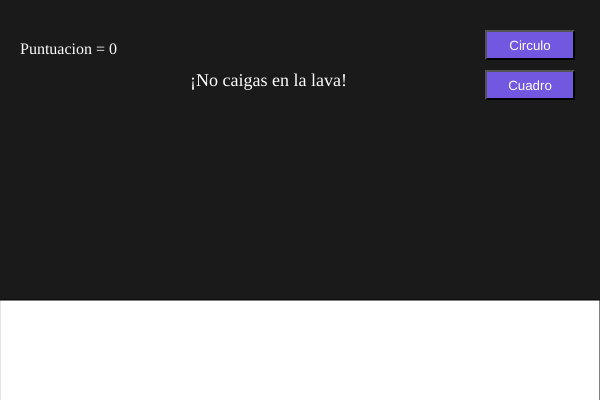
Frame 1 (no input)
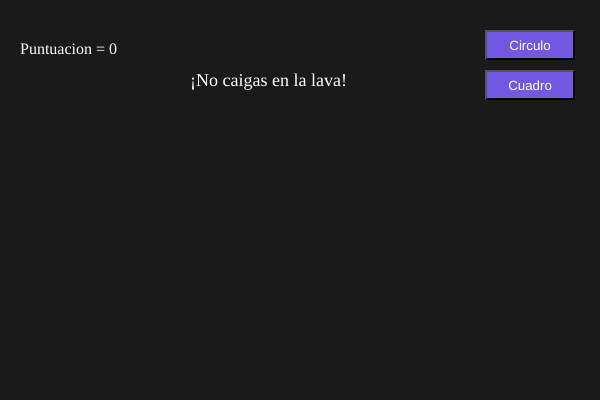
Frame 60 (no input)
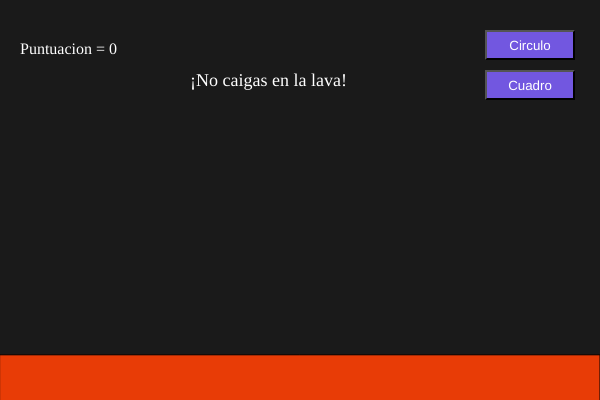
Frame 120 (the mouse pressed at the canvas centre since frame 60)

The p5.js sketch that drew these frames (run headless with seeded random() and noise() and a simulated clock; from frame 60 on, the mouse is pressed at the canvas centre):

// p5.js sketch
// ── sketch.js
// Variables
var charter = []; 
var diferencial = 10;
var dibujando = 'circulo';
var btnCirculo = null;
var btnRectangulo = null;
let puntuacion;
var lava;
let x = 0;
let y = 0;

//Botones, letras y demas componentes visuales
function setup() {
  cnv = createCanvas(600, 400);
  // Titulo
 let titulo = createDiv('¡No caigas en la lava!');
  titulo.position(190,70);
  titulo.style('font-size', '18px');
  titulo.style('color', '#fff');

  puntuacion = createDiv('Puntuacion = 0');
  puntuacion.position(20, 40);
  puntuacion.id = 'score';
  puntuacion.style('color', 'white');
  // Boton
  btnCirculo = createButton('Circulo');
  btnCirculo.position(485, 30);
  btnCirculo.mousePressed(changeCirculo);
  btnCirculo.style('background-color','#7257E0');
  btnCirculo.size(90,30);
  btnCirculo.style('color','#fff');
  
  // Boton
  btnRectangulo = createButton('Cuadro');
  btnRectangulo.position(485, 70);
  btnRectangulo.mousePressed(changeRectangulo);
  btnRectangulo.style('background-color','#7257E0');
  btnRectangulo.size(90,30);
  btnRectangulo.style('color','#fff');
  //Lava
  lava = new Lava(0,300,600,200);
  
}

// Clase charters
class Charters {
  constructor(x,y,velx,vely, ancho, alto) {
    this.posicion = createVector(x,y,velx,vely);
    this.velocidad = createVector(velx,vely);
    this.alto = alto;
    this.ancho = ancho;
    this.fillred = 265;
    this.fillgreen = 60;
    this.fillblue = 6;
  }
  caer () {
   if (this.posicion.x + this.ancho >= 600){
     this.velocidad.x = this.velocidad.x*-1; 
     this.velocidad.y = this.velocidad.y *-1 + (diferencial*0.2);
    }
    this.posicion.add(this.velocidad);
  }
   subir () {
     this.velocidad.y = this.velocidad.y - random(diferencial  * 5);
     this.posicion.add(this.velocidad);
     this.velocidad.y = 0;
  } 
  
  colision (){
 if (this.posicion.y >= x + 450){
   noLoop();
    puntuacion.html('Juego finalizado, tu puntuacion es 0');
   
 } else if(this.posicion.x <= 0 ) {
   noLoop();
    puntuacion.html('Juego finalizado, tu puntuacion es 100');
  
 }
}  
}

// Clase CharterCircle
class CharterCircle extends Charters {
  constructor(x,y,velx,vely, alto, ancho) {
    super(x,y,velx,vely, alto, ancho);
  } 
draw (){ 
ellipse(this.posicion.x,this.posicion.y,this.alto,this.ancho);
fill(this.fillred,this.fillgreen,this.fillblue);
  } 
}

// Clase CharterSquare
class CharterSquare extends Charters {
  constructor(x,y,velx,vely, alto, ancho) {
    super(x,y,velx,vely, alto, ancho);
  }
draw (){ 
rect(this.posicion.x,this.posicion.y,this.alto,this.ancho);
fill(this.fillred,this.fillgreen,this.fillblue);
  } 
  }

/* Ambas funciones cambian el color de los botones cuando no estan disponibles.*/
function changeCirculo()
   {
     btnCirculo.style( 'background-color','#5634DC');
     btnRectangulo.style( 'background-color','#6D63C4');
     dibujando = 'circulo';
   }
function changeRectangulo()
   {
     btnRectangulo.style( 'background-color','#5634DC');
     btnCirculo.style( 'background-color','#6D63C4');
     dibujando = 'rectangulo'; 
   }

/* La clase Lava dibuja un rectangulo que contiene el metodo llenarse, este ultimo permite que los objetos llamados por el jugador efectuen la colision contra el, asi como le pemite subir.*/
class Lava {
  constructor(x,y,alto,ancho){
    this.posicion = createVector(x,y);
    this.alto = alto;
    this.ancho = ancho;
    this.fillred = 232;
    this.fillgreen = 60;
    this.fillblue = 6;
  }
  
  draw (){
    rect(this.posicion.x, this.posicion.y, this.alto, this.ancho);
    fill(this.fillred, this.fillgreen, this.fillblue);
  }
  llenarse (){
     lava = new Lava(0, x + 450,600,600);
   }
 
}

/* Se ejecutan los metodos de charter "draw", "caer" y "colsion", asi como se dibuja la lava y se declara el incremento que tendra x para que esta suba */
function draw() {
 background(26,26,26); 
 lava.draw();
  x = x - 0.8;
 lava.llenarse();
 charter.forEach(function(value, index, array){
 value.draw();
 value.caer();
 value.colision();
 });
 }

/* Se agregan los objetos segun sean seleccionados en los botones de la derecha.*/
function mouseClicked(){
   if (dibujando == 'circulo'){
  charter.push(new CharterCircle(2,2,4,8,20,20));
  }
  else if (dibujando == 'rectangulo'){ 
  charter.push(new CharterSquare(2,2,4,8,20,20));
  }
}
function keyPressed(){
  charter.forEach(function(value, index, array){
  value.subir();
  });
}
